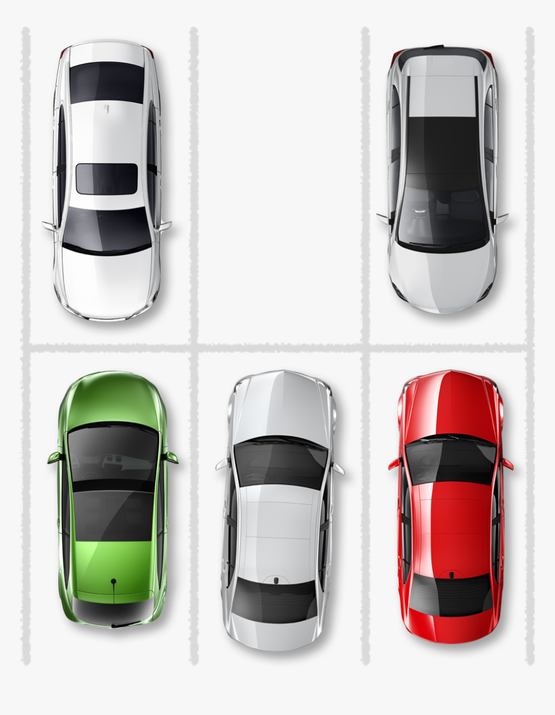
#> input picture image_processing/parking-lot5.png, 555 x 715 px, shrunk from 860 x 1108 before the run
$ python final_script.py parking-lot5.png
#> lines starting #> are read from the running program, lines starting #| are printed output that depends on the picture; after the words box and inside, x2 and y2 are one past the last pixel; in counts of white or black regions, pixels touching at a corner belong together
import sys
import cv2
import numpy as np


if len(sys.argv) < 2:
    print("Usage:\n"
          "python3 detect_parking_2.py <image_path>")
    exit()

# Read input image
img_path = sys.argv[1]
img = cv2.imread(img_path)
#> img is the input picture: shape (715, 555, 3); mean B, G, R 196.8, 198.8, 203.9

if img_path in ["parking-lot5.png", "parking-lot6.png"]:
    # Convert to grayscale
    gray = cv2.cvtColor(img, cv2.COLOR_BGR2GRAY)
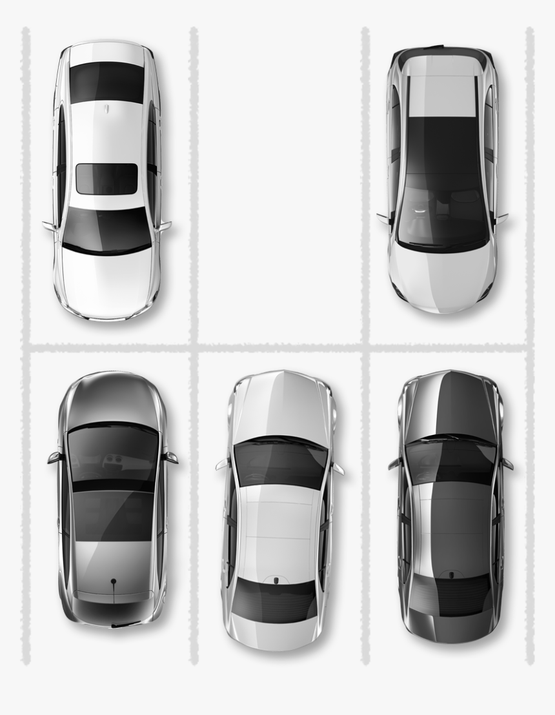
#> gray: shape (715, 555); min 0, max 255, mean 200.1

    # Apply Gaussian blur to reduce noise
    blur = cv2.GaussianBlur(gray, (5, 5), 0)

    # Apply Canny edge detection
    edges = cv2.Canny(blur, 50, 200)
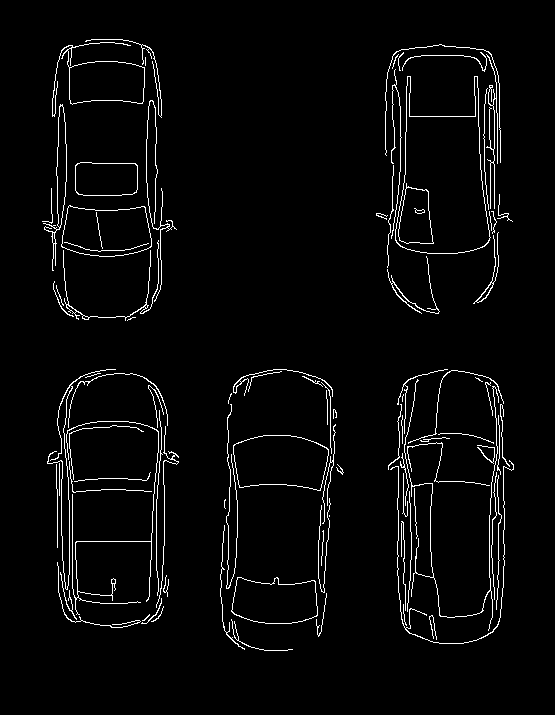
#> edges: shape (715, 555); 3.2% white in thin lines or dots, all inside (x1, y1, x2, y2) = (42, 39, 514, 651)

    # Apply morphological closing to fill gaps in edges
    kernel = cv2.getStructuringElement(cv2.MORPH_RECT, (5, 5))
    closed = cv2.morphologyEx(edges, cv2.MORPH_CLOSE, kernel)
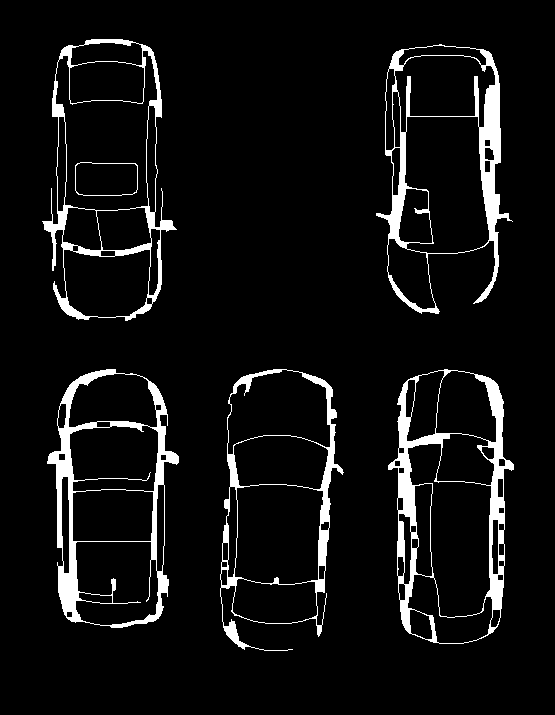
#> closed: shape (715, 555); 6.6% white; 6 white regions

    # Find contours of closed edges
    contours, hierarchy = cv2.findContours(closed, cv2.RETR_EXTERNAL, cv2.CHAIN_APPROX_SIMPLE)
#> contours = 5 contours; box (x1, y1, x2, y2) and area: (388, 369, 514, 644) 27380, (42, 39, 177, 321) 27244, (47, 369, 179, 628) 25884, (220, 369, 344, 651) 25022, (376, 44, 513, 314) 24490

    # Define minimum area threshold for car detection
    min_area = 500

    # Loop through contours and filter by area to detect cars
    car_count = 0
    for cnt in contours:
        area = cv2.contourArea(cnt)
        if area > min_area:
            car_count += 1
            x, y, w, h = cv2.boundingRect(cnt)
            cv2.rectangle(img, (x, y), (x+w, y+h), (192, 192, 192), 2)
#> this loop made 5 passes
#> (area, x, y, w, h) on passes 1 to 5: (27380.5, 388, 369, 126, 275), (25022.5, 220, 369, 124, 282), (25884.5, 47, 369, 132, 259), (24490, 376, 44, 137, 270), (27244, 42, 39, 135, 282)
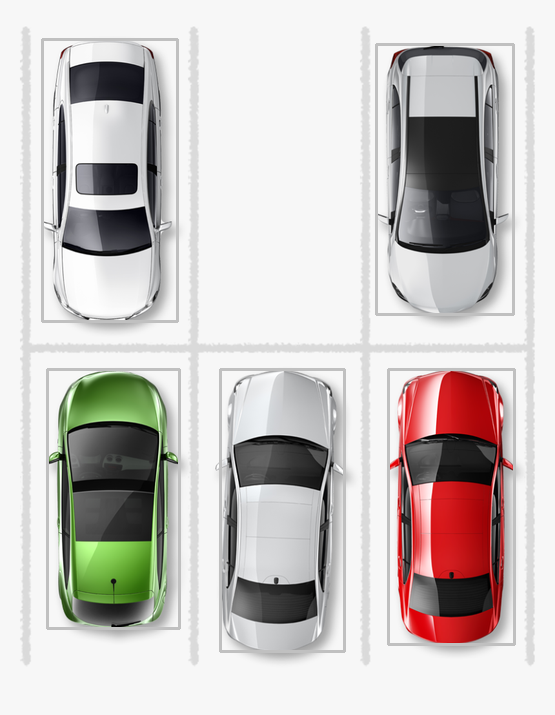
#> img: shape (715, 555, 3); 3.05% of pixels changed, all inside (x1, y1, x2, y2) = (41, 38, 516, 653)
#> after the loop, car_count = 5

    # Print number of cars detected
    if "parking-lot5.png" in img_path:
        print ("Total parking space: ", 6)
        print ('Total free space detected: ', 6 - car_count)
#| Total free space detected:  1
    if "parking-lot6.png" in img_path:
        print ("Total parking space: ", 50)
        print ('Total free space detected: ', 50 - 1)


if img_path in ["parking-lot2.png", "parking-lot3.png"]:
    # Convert to grayscale
    gray = cv2.cvtColor(img, cv2.COLOR_BGR2GRAY)

    # Load car detector (Haar cascade classifier)
    car_cascade = cv2.CascadeClassifier('cars.xml')

    # Detect cars using the classifier
    cars = car_cascade.detectMultiScale(gray, scaleFactor=1.05, minNeighbors=5)      # 1.2  # 5

    # Print number of cars detected

    if "parking-lot2.png" in img_path:
        print ("Total parking space: ", 14)
        print ('Total free space detected: ', len(cars))

    if "parking-lot3.png" in img_path:
        print ("Total parking space: ", 10)
        print ('Total free space detected: ', len(cars))

    # Draw rectangles around the detected cars
    for (x, y, w, h) in cars:
        cv2.rectangle(img, (x, y), (x+w, y+h), (192, 192, 192), 2)


# Display the output image with the detected cars
cv2.imshow('output', img)
cv2.waitKey(0)
cv2.destroyAllWindows()
